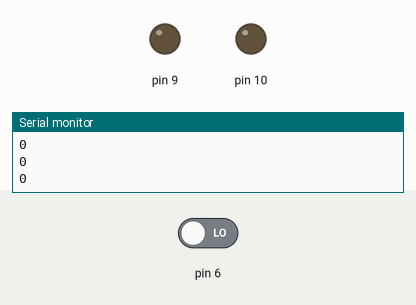
Simulated run of this sketch. Board: Arduino Uno, built with avr-gcc and run on an emulated ATmega328P. Shown: output pins drawn as LEDs (lit = HIGH), the last lines printed to the serial monitor. Inputs (shaded band) come from the test bench; at power-on: pin 6 LOW.

Above: at 1.2 s.
1.3 s: pin 6 driven HIGH
At 2.7 s:
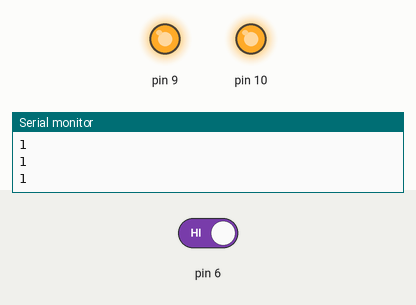
Timing chart, 0 to 4.3 s (numbered marks = the images above; inputs shaded):
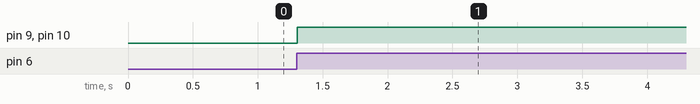

The sketch:

motion_light.ino
```cpp
int sensor;
int last_sensor;
unsigned long startTime = 0;
unsigned long interval = 5000; // 60 seconds in milliseconds

void setup() {
  Serial.begin(9600);
  pinMode(6, INPUT);
  pinMode(9, OUTPUT);
  pinMode(10, OUTPUT);
  digitalWrite(9, LOW);
  digitalWrite(10, LOW);
}

void loop() {
  sensor = digitalRead(6);
  Serial.println(sensor);
  if (sensor == 1 && last_sensor == 0) {
    digitalWrite(9, HIGH);
    digitalWrite(10, HIGH);
    digitalWrite(2, HIGH);
    startTime = millis(); // Reset the timer when sensor is detected
  }
  if (sensor == 1) {
    startTime = millis(); // Reset the timer when sensor is detected
  }
  if (millis() - startTime >= interval) {
    digitalWrite(9, LOW);
    digitalWrite(10, LOW);
    digitalWrite(2, LOW);
  }

  last_sensor = sensor;
  delay(10);
}
```

Measured:
- after the input at 1.3 s, pin 9, pin 10: LOW → HIGH at once
